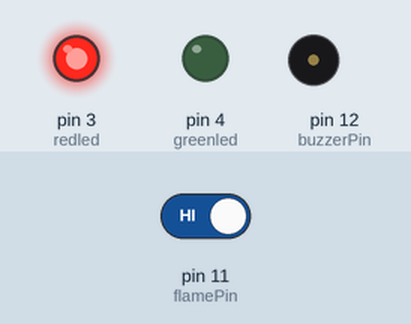
Recording of a sketch running on a simulated Arduino Uno, built with avr-gcc and run on an emulated ATmega328P. On the bench: output pins drawn as LEDs (lit = HIGH), buzzer (waves = sounding, pin HIGH). The test bench sets the inputs (shaded band); at power-on: pin 11 (flamePin) HIGH.

Above: at 1.2 s.
1.3 s: pin 11 (flamePin) driven LOW
At 2.4 s:
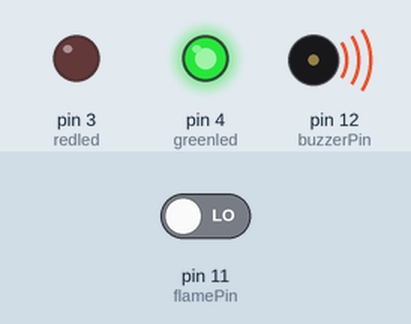
2.8 s: pin 11 (flamePin) driven HIGH
At 3.5 s:
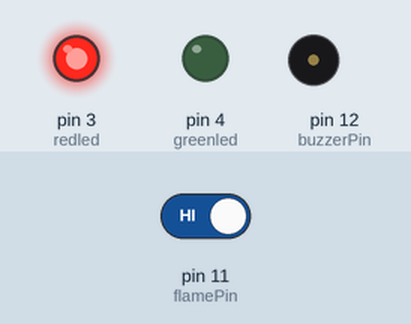
Timing chart, 0 to 5.8 s (numbered marks = the images above; inputs shaded):
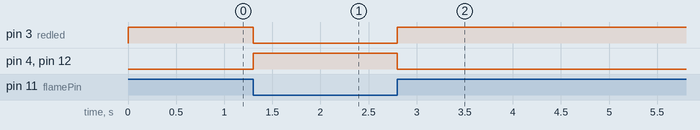

The sketch:

New_S.pdsprj.ino
```cpp
// SK GROUP //
//Arduino Flame Sensor
const int buzzerPin = 12;
const int flamePin = 11;
int Flame = HIGH;
int redled = 3;
int greenled = 4;
void setup()
{
  pinMode(buzzerPin, OUTPUT);
  pinMode(redled, OUTPUT);
  pinMode(greenled, OUTPUT);

  pinMode(flamePin, INPUT);
  Serial.begin(9600);
}

void loop()
{
  Flame = digitalRead(flamePin);
  if (Flame== LOW)
  {
    digitalWrite(buzzerPin, HIGH);
    digitalWrite(redled, LOW);
    digitalWrite(greenled, HIGH);
  }
  else
  {
    digitalWrite(buzzerPin, LOW);
    digitalWrite(greenled, LOW);
    digitalWrite(redled, HIGH);
  }
}
```

Measured:
- after the input at 1.3 s, pin 3 (redled): HIGH → LOW at once; pin 4 (greenled), pin 12 (buzzerPin): LOW → HIGH at once
- after the input at 2.8 s, pin 3 (redled): LOW → HIGH at once; pin 4 (greenled), pin 12 (buzzerPin): HIGH → LOW at once
